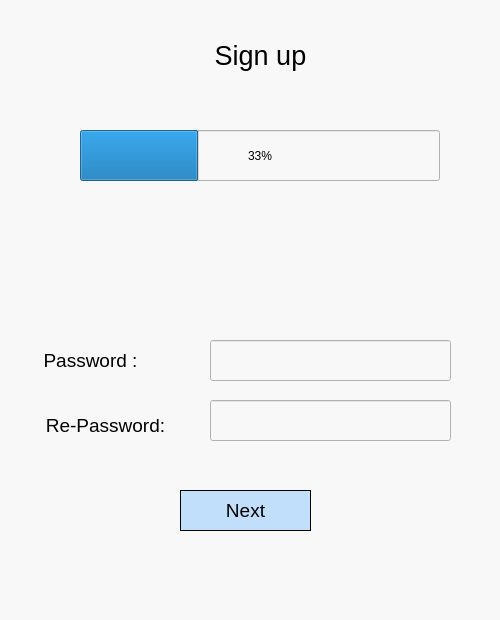
<?xml version="1.0" encoding="UTF-8"?>
<ui version="4.0">
 <class>Dialog</class>
 <widget class="QDialog" name="Dialog">
  <property name="geometry">
   <rect>
    <x>0</x>
    <y>0</y>
    <width>500</width>
    <height>620</height>
   </rect>
  </property>
  <property name="windowTitle">
   <string>Dialog</string>
  </property>
  <property name="styleSheet">
   <string notr="true">background-color: rgb(248, 248, 248);</string>
  </property>
  <widget class="QLabel" name="label">
   <property name="geometry">
    <rect>
     <x>30</x>
     <y>340</y>
     <width>121</width>
     <height>41</height>
    </rect>
   </property>
   <property name="text">
    <string>&lt;html&gt;&lt;head/&gt;&lt;body&gt;&lt;p align=&quot;center&quot;&gt;&lt;span style=&quot; font-size:14pt; color:#000000;&quot;&gt;Password :&lt;/span&gt;&lt;/p&gt;&lt;/body&gt;&lt;/html&gt;</string>
   </property>
  </widget>
  <widget class="QLineEdit" name="password">
   <property name="geometry">
    <rect>
     <x>210</x>
     <y>340</y>
     <width>241</width>
     <height>41</height>
    </rect>
   </property>
   <property name="styleSheet">
    <string notr="true">background-color: rgb(248, 248, 248);</string>
   </property>
   <property name="text">
    <string/>
   </property>
  </widget>
  <widget class="QLabel" name="label_2">
   <property name="geometry">
    <rect>
     <x>30</x>
     <y>410</y>
     <width>151</width>
     <height>31</height>
    </rect>
   </property>
   <property name="text">
    <string>&lt;html&gt;&lt;head/&gt;&lt;body&gt;&lt;p align=&quot;center&quot;&gt;&lt;span style=&quot; font-size:14pt; color:#000000;&quot;&gt;Re-Password:&lt;/span&gt;&lt;/p&gt;&lt;/body&gt;&lt;/html&gt;</string>
   </property>
  </widget>
  <widget class="QLineEdit" name="repassword">
   <property name="geometry">
    <rect>
     <x>210</x>
     <y>400</y>
     <width>241</width>
     <height>41</height>
    </rect>
   </property>
   <property name="styleSheet">
    <string notr="true">background-color: rgb(248, 248, 248);</string>
   </property>
   <property name="text">
    <string/>
   </property>
  </widget>
  <widget class="QPushButton" name="nextButton">
   <property name="geometry">
    <rect>
     <x>180</x>
     <y>490</y>
     <width>131</width>
     <height>41</height>
    </rect>
   </property>
   <property name="font">
    <font>
     <pointsize>14</pointsize>
    </font>
   </property>
   <property name="styleSheet">
    <string notr="true">border: 0.5px solid #000000;
background-color: rgb(138, 198, 253,0.5);</string>
   </property>
   <property name="text">
    <string>Next</string>
   </property>
  </widget>
  <widget class="QProgressBar" name="progressBar">
   <property name="geometry">
    <rect>
     <x>80</x>
     <y>130</y>
     <width>360</width>
     <height>51</height>
    </rect>
   </property>
   <property name="value">
    <number>33</number>
   </property>
  </widget>
  <widget class="QLabel" name="label_3">
   <property name="geometry">
    <rect>
     <x>190</x>
     <y>30</y>
     <width>141</width>
     <height>51</height>
    </rect>
   </property>
   <property name="text">
    <string>&lt;html&gt;&lt;head/&gt;&lt;body&gt;&lt;p align=&quot;center&quot;&gt;&lt;span style=&quot; font-size:20pt; color:#000000;&quot;&gt;Sign up&lt;/span&gt;&lt;/p&gt;&lt;/body&gt;&lt;/html&gt;</string>
   </property>
  </widget>
 </widget>
 <resources/>
 <connections/>
</ui>
